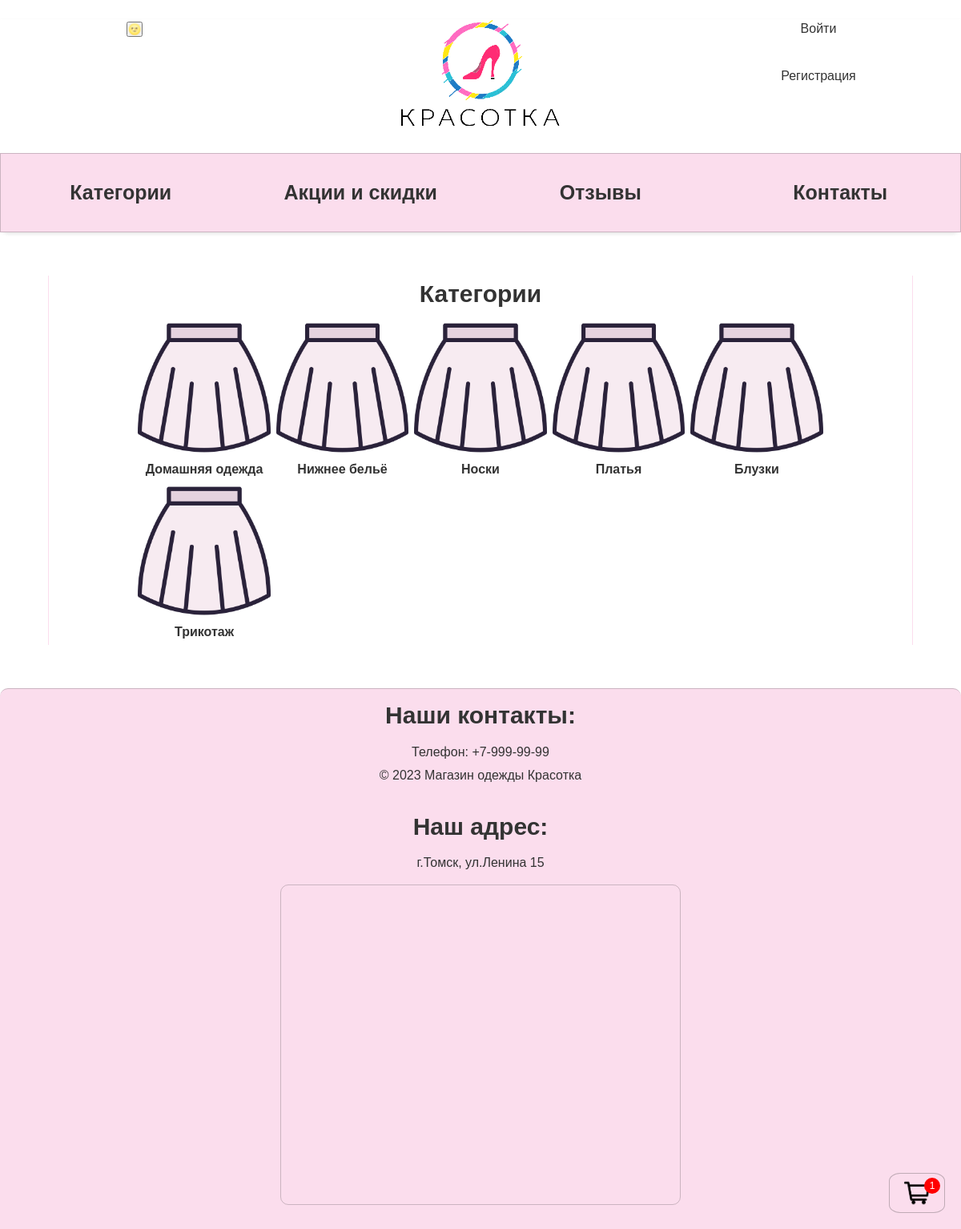
The page /category/ on the database its author committed.
### cart/models.py (models this page shows, shortened)
class Cart(models.Model):
    user = models.ForeignKey(to=User, on_delete=models.CASCADE, blank=True, null=True, verbose_name='пользователь')
    product = models.ForeignKey(to=Item, on_delete=models.CASCADE, verbose_name='товар')
    quantity = models.PositiveSmallIntegerField(default=0, verbose_name='кол-во')
    session_key = models.CharField(max_length=32, null=True, blank=True)
    created_timestamp = models.DateTimeField(auto_now_add=True, verbose_name='дата добавления')
    new_params = models.CharField(max_length=32, null=True, blank=True)
    size = models.CharField(max_length=5, null=True, blank=True)
    class Meta:
        db_table = 'cart'
        verbose_name = 'Корзина'
        verbose_name_plural = 'Корзина'
    objects = CartQueryset().as_manager()

### mainApp/models.py (models this page shows, shortened)
class Category(models.Model):
    name = models.CharField(max_length=100, verbose_name='Название категории')
    slug_name = models.SlugField(max_length=100, unique=True, verbose_name='Слаг', blank=True)
    class Meta:
        verbose_name = 'Категории'
        verbose_name_plural = 'Категории'

### mainApp/views.py (the view)
# urls.py: path('category/', Categorys.as_view(), name='category'),
class Categorys(ListView):
    def get(self, request, *args, **kwargs):
        categories = Category.objects.all()
        carts = get_cart_user(request)
        data = {
            'categories': categories,
            'carts': carts
        }
        return render(request, 'category.html', data)

### cart/models.py (called while the page is built)
    def total_quantity(self):
        if self:
            return sum(cart.quantity for cart in self)
        return 0

### cart/utils.py (called while the page is built)
def get_cart_user(request):
    if request.user.is_authenticated:
        return Cart.objects.filter(user=request.user)
    if not request.session.session_key:
        request.session.create()
    return Cart.objects.filter(session_key=request.session.session_key)

### mainApp/templates/category.html
{% extends "base.html" %}
{% load static %}
{% block content %}
		<section class="item-section">
			<h2 style="text-align:center; color: #333;">Категории</h2>
			<ul class="item_list">
				{% for cat in categories %}
					<li class="item_list_item"><a href="http://127.0.0.1:8000/category/{{cat.slug_name}}/"><img src="{% static 'mainApp/img/юбка.png' %}" alt><br></a><h4>{{cat.name}}</h4></li>
				{% endfor %}
			</ul>
		</section>
{% endblock %}

### magaz/templates/base.html (shortened to what this page needs)
<!DOCTYPE html>
{% load static %}
<html lang="ru">
<head>
    <link rel="stylesheet" href="{% static 'mainApp/css/style.css' %}"/>
    <link href="https://fonts.cdnfonts.com/css/gilroy-bold" rel="stylesheet">
</head>
<body>
<header class="header">
    <div class="top_container">
        <div class="logo_container">
            <div class="theme-selector"><input type="button" value="&#x1F31D;"></div>
            <div class="logo">
                <a href="http://127.0.0.1:8000">
                    <img src="{% static 'mainApp/img/logogo.png' %}" alt="logo">
                </a>
            </div>
            <div class="sign_in_out">
                {% if user.is_authenticated %}
                <li class="last">
                    {% if user.username == 'admin' %}
                    <a href="http://127.0.0.1:8000/admin/" class="user-link">
                        <b class="username">{{user.username}}</b>
                    </a>
                    {% else %}
                    <a href="http://127.0.0.1:8000/users/account/" class="user-link">
                        <b class="username">{{user.username}}</b>
                    </a>
                    {% endif %}
                    <a href="http://127.0.0.1:8000/users/logout/" class="logout-link"><p>выйти</p></a>
                </li>
                {% else %}
                <li class="last">
                    <a href="http://127.0.0.1:8000/users/login/" class="login-link"><p>Войти</p></a>
                    <a href="http://127.0.0.1:8000/users/register/" class="register-link"><p>Регистрация</p></a>
                </li>
                {% endif %}
            </div>
        </div>
        <a class="buy_cart" href="{% url 'purchase:cart' %}"><img class="buy_cart_img"
                                                                  src="{% static 'mainApp/img/корзина_покупок.png' %}"
                                                                  alt="Корзина">
            <div id="cart-count">{{carts.total_quantity}}</div>
        </a>
    </div>
    <nav class="header_nav">
        <ul class="main_nav_list">
            <li class="main_nav">
                <a class="nav_cat" href="http://127.0.0.1:8000/category/">Категории</a>
            </li>
            <li class="main_nav">
                <a class="nav_cat" href="http://127.0.0.1:8000/sale/">Акции и скидки</a>
            </li>
            <li class="main_nav">
                <a class="nav_cat" href="http://127.0.0.1:8000/reviews/">Отзывы</a>
            </li>
            <li class="main_nav">
                <a class="nav_cat" href="#bottom">Контакты</a>
            </li>
        </ul>
    </nav>
</header>
<main class="block_content">
    {% block content %}
    {% endblock %}
</main>
<footer>
    <h2>Наши контакты:</h2>
    <p>Телефон: +7-999-99-99</p>
    <p>© 2023 Магазин одежды Красотка</p>
    <br>
    <h2>Наш адрес:</h2>
    <p>г.Томск, ул.Ленина 15</p>
</footer>
<div class="iframe">
    <iframe src="https://yandex.ru/map-widget/v1/?um=constructor%3Acabe00bc532732b9281b46adffe3f626dcdd78c9b9a39b3fe4279d03a0b87442&amp;source=constructor"
            width="500" height="400" frameborder="0"></iframe>
</div>
</body>
</html>

### mainApp/static/mainApp/css/style.css (style rules this page uses)
* { box-sizing: border-box; margin: 0; padding: 0; transition: background-color 1s ease, color 1s ease; }
body, html { height: 100%; margin: 0; }
html { scroll-behavior: smooth; }
body { font-family: 'Gilroy-Medium', sans-serif; margin: 0; font-size: 1rem; font-weight: 400; line-height: 1.5; color: #292b2c; background-color: var(--color-bg); color: var(--color-text); overflow-x: hidden; }
.top_container { height: auto; margin: 2%; }
.logo_container { display: flex; justify-content: space-between; }
.logo { width: 50%; max-width: 200px; height: auto; }
.logo img { width: 100%; height: auto; }
a { text-decoration: none; color: #333; }
header { text-align: center; background-color: white; box-shadow: 0 2px 4px rgba(0, 0, 0, 0.1); padding: 0; position: relative; top: 0; left: 0; right: 0; z-index: 1; border-bottom-left-radius: 10px; border-bottom-right-radius: 10px; margin-bottom: 3%; }
.header_nav { color: #333; position: relative; height: auto; background-color: rgb(251 221 237); border: 1px solid #3333333d; }
nav ul { display: flex; list-style: none; align-items: center; flex-wrap: nowrap; flex-direction: row; justify-content: space-between; }
.main_nav { margin: 30px; vertical-align: top; width: 20%; }
main { min-height: auto; width: 90%; margin: 0 auto; border-left: 1px solid rgb(251 221 237); border-right: 1px solid rgb(251 221 237); }
.nav_cat { font-weight: bold; transition: color 0.3s ease, text-shadow 0.3s ease, transform 0.3s ease; font-size: 25px; letter-spacing: 0; display: inline-block; }
.main_nav_list { display: flex; justify-content: space-between; align-items: center; }
.main_nav { list-style: none; }
h2 { font-size: 30px; margin-bottom: 1%; }
section h4 { color: #333; }
ul { list-style: none; }
.item-section { width: 80%; margin: 5% auto; }
.item_list { list-style: none; display: grid; grid-template-columns: repeat(auto-fill, minmax(20%, 1fr)); }
.item_list_item { text-align:center; max-width: 250px; display: flex; flex-wrap: wrap; flex-direction: column; justify-content: space-between; margin: 2%; }
img { max-width: 100%; }
p { font-size: 16px; margin-bottom: 5px; }
footer { margin-top: 20px; padding: 10px; background-color: rgb(251 221 237); color: #333; text-align: center; bottom: 0; width: 100%; border-top-left-radius: 10px; border-top-right-radius: 10px; border-top: 1px solid #3333333d ; }
iframe { margin-bottom: 30px; border: 1px solid #3333333d; border-radius: 10px; }
.iframe { background-color: rgb(251 221 237); display: flex; justify-content: center; }
.sign_in_out { font-size: 20px; width: 25%; height: auto; }
.last { color: black; list-style-type: none; margin-right: 20px; }
.login-link, .register-link,logout-link { text-decoration: none; font-family: 'Arial', sans-serif; margin-right: 10px; transition: color 0.3s ease, text-shadow 0.3s ease, transform 0.3s ease; }
.theme-selector { width: 25%; height: auto; cursor: pointer; border: none; background-color: white; color: #333; border-radius: 5px; transition: background-color 0.3s ease, color 0.3s ease; }
.buy_cart { position: fixed; width: 70px; height: 50px; background-color: rgb(251, 221, 237); z-index: 9999; display: flex; justify-content: center; align-items: center; border: 1px solid #3333334a; border-radius: 20%; right: 20px; bottom: 20px; transition: transform 0.3s ease, box-shadow 0.3s ease; }
.buy_cart_img { width: 70%; height: 70%; object-fit: contain; }
#cart-count { position: absolute; top: 5px; right: 5px; width: 20px; height: 20px; background-color: #ff0000; color: #fff; border-radius: 50%; display: flex; justify-content: center; align-items: center; font-size: 12px; }

### rows shown on the page
Cart: total_quantity "1"
Category: name "Домашняя одежда"
Category: name "Нижнее бельё"
Category: name "Носки"
Category: name "Платья"
Category: name "Блузки"
Category: name "Трикотаж"
